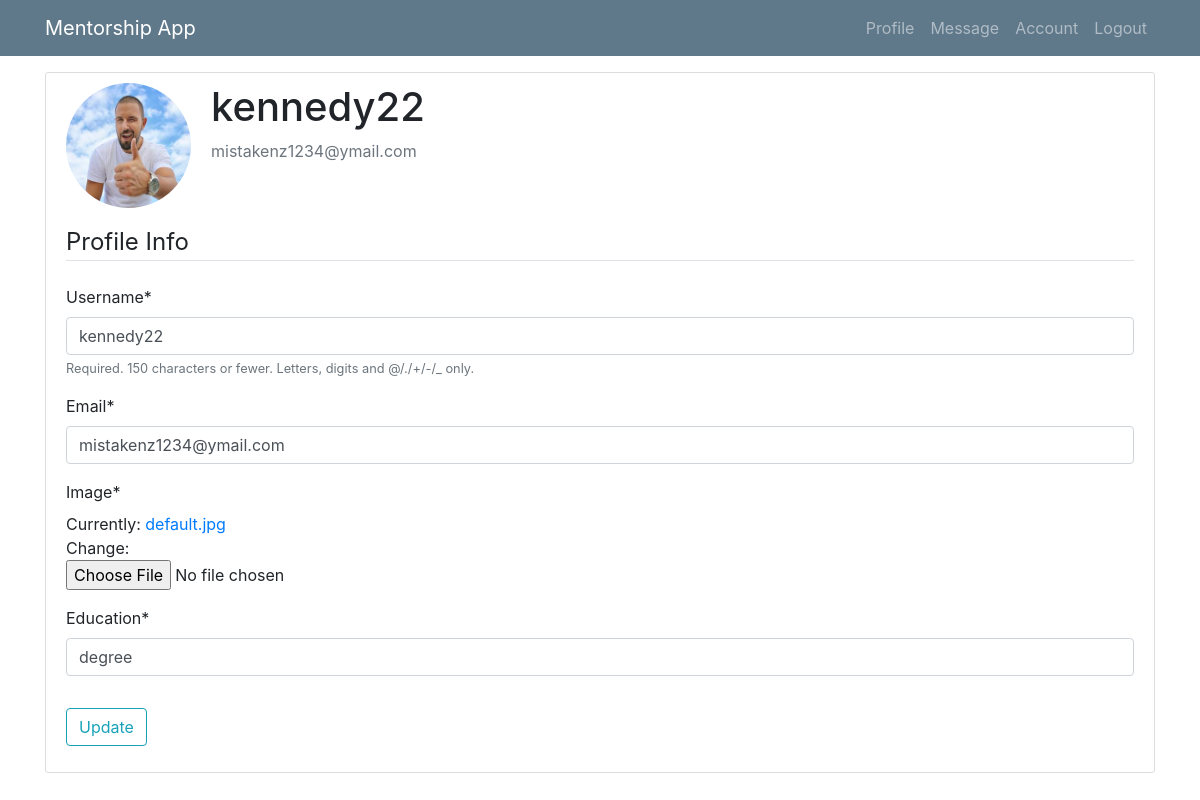
/profile/ (signed in), run on an earlier commit of the app's database.
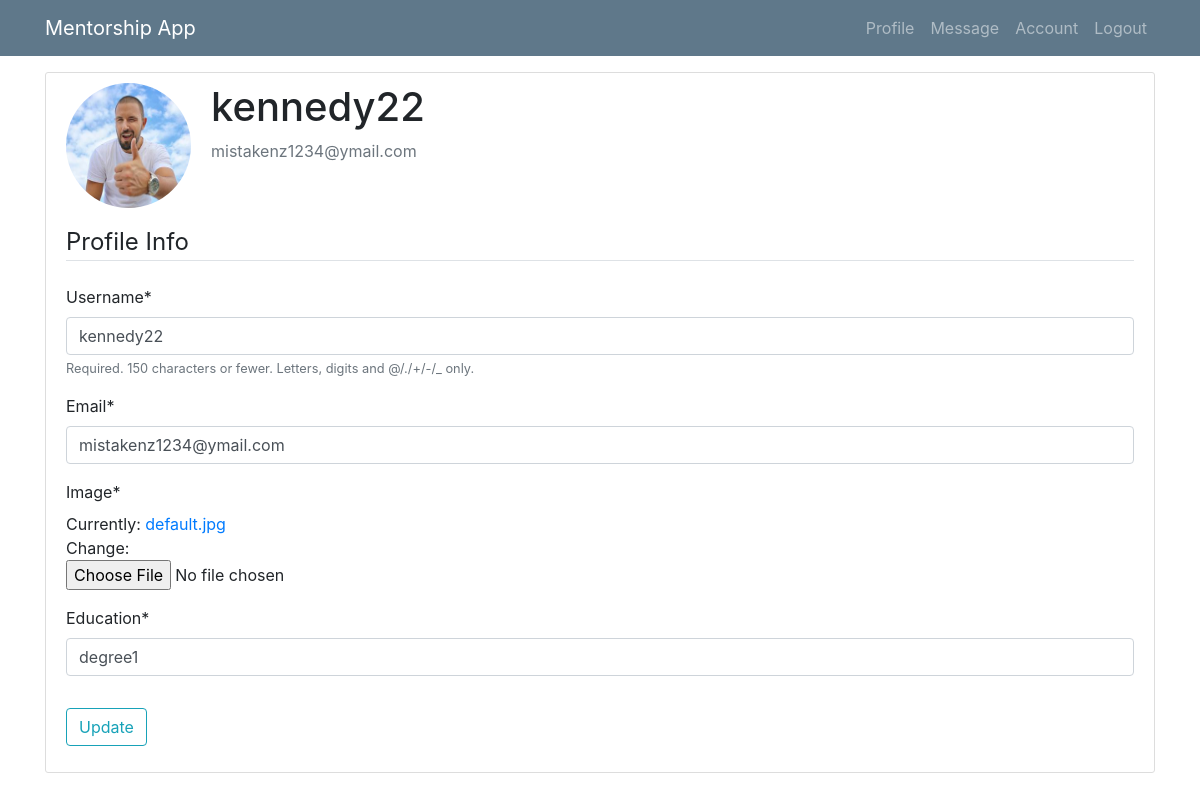
And on a later commit of the database.
### mentee/models.py (models this page shows, shortened)
class User(AbstractUser):
    is_mentee = models.BooleanField(default=False)
    is_mentor = models.BooleanField(default=False)

class Profile(models.Model):
    user = models.OneToOneField(User, on_delete=models.CASCADE)
    image = models.ImageField(default='default.jpg', upload_to='profile_pics')
    education = models.CharField(default='degree', max_length=100)

### mentee/views/mentee.py (the view)
# urls.py: path('profile/', mentee.profile, name="profile"),
@login_required
def profile(request):
    if not request.user.is_mentee:
        return redirect('home')
    if request.method == 'POST':
        u_form = UserUpdateForm(request.POST, instance=request.user)
        p_form = ProfileUpdateForm(request.POST, request.FILES, instance=request.user.profile)
        if u_form.is_valid() and p_form.is_valid():
            u_form.save()
            p_form.save()
            messages.success(request, f'Your account has been Updated!')
            return redirect('profile')
    else:
        u_form = UserUpdateForm(instance=request.user)
        p_form = ProfileUpdateForm(instance=request.user.profile)
    context = {
        'u_form': u_form,
        'p_form': p_form
    }
    return render(request, 'menti/profile.html', context)

### mentee/forms.py
class UserUpdateForm(forms.ModelForm):
    email = forms.EmailField()
    class Meta:
        model = User
        fields = ['username', 'email']

class ProfileUpdateForm(forms.ModelForm):
    class Meta:
        model = Profile
        fields = ['image','education']

### mentee/templates/menti/profile.html (shortened to what this page needs)
{% extends 'menti/base.html' %}
{% load crispy_forms_tags %}
{% block content %}
   <div class="content-section">
      <div class="media">
         <img class="rounded-circle account-img" src="{{ user.profile.image.url }}">
         <div class="media-body">
            <h2 class="account-heading">{{ user.username }}</h2>
            <p class="text-secondary">{{ user.email }}</p>
         </div>
      </div>
      <form method="POST" enctype="multipart/form-data">
            <fieldset class="form-group">
                <legend class="border-bottom mb-4">Profile Info</legend>
                {{ u_form|crispy }}
                {{ p_form|crispy }}
            </fieldset>
            <div class="form-group">
                <button class="btn btn-outline-info" type="submit">Update</button>
            </div>
        </form>
   </div>
{% endblock %}

### mentee/templates/menti/base.html (shortened to what this page needs)
{% load static %}
<!DOCTYPE html>
<html lang="en" xmlns="http://www.w3.org/1999/html">
  <head>
    <link rel="stylesheet" type="text/css" href="{% static 'mentee/main.css' %}">
      <link rel="stylesheet" type="text/css" href="{% static 'css/bootstrap.css' %}">
      <link rel="stylesheet" type="text/css" href="{% static 'css/bootstrap-grid.css' %}">
      <link rel="stylesheet" type="text/css" href="{% static 'css/bootstrap-reboot.css' %}">
      <link rel="stylesheet" type="text/css" href="{% static 'bootstrap.min.css' %}">
  </head>
  <body>
  <header class="site-header">
      <nav class="navbar navbar-expand-md navbar-dark bg-steel fixed-top">
        <div class="container">
          <a class="navbar-brand mr-4" href="">Mentorship App</a>
          <div class="collapse navbar-collapse" id="navbarToggle">
            <div class="navbar-nav">
             {% if user.is_authenticated %}
                <a class="nav-item nav-link" href="{% url 'profile' %}">Profile</a>
                <a class="nav-item nav-link" href="{% url 'module-message' %}">Message</a>
                <a class="nav-item nav-link" href="{% url 'account' %}">Account</a>
                <a class="nav-item nav-link" href="{% url 'logout' %}">Logout</a>
              {% else %}
                <a class="nav-item nav-link" href="{% url 'home' %}">Home</a>
                <a class="nav-item nav-link" href="{% url 'login' %}">Login</a>
                <a class="nav-item nav-link" href="{% url 'register' %}">Register</a>
              {% endif %}
            </div>
          </div>
        </div>
      </nav>
    </header>
<div class="container">
    <br><br><br>
  {% block content %}
  {% endblock %}
</div>
  </body>
</html>

### mentee/static/mentee/main.css (style rules this page uses)
body { background: #fafafa; color: #333333; margin-top: 5rem; }
h1, h2, h3, h4, h5, h6 { color: #444444; }
.bg-steel { background-color: #5f788a; }
.site-header .navbar-nav .nav-link { color: #cbd5db; }
.content-section { background: #ffffff; padding: 10px 20px; border: 1px solid #dddddd; border-radius: 3px; margin-bottom: 20px; }
.account-img { height: 125px; width: 125px; margin-right: 20px; margin-bottom: 16px; }
.account-heading { font-size: 2.5rem; }

What changed in the data, as far as the page shows it:
changed Profile: education "degree" → "degree1"
